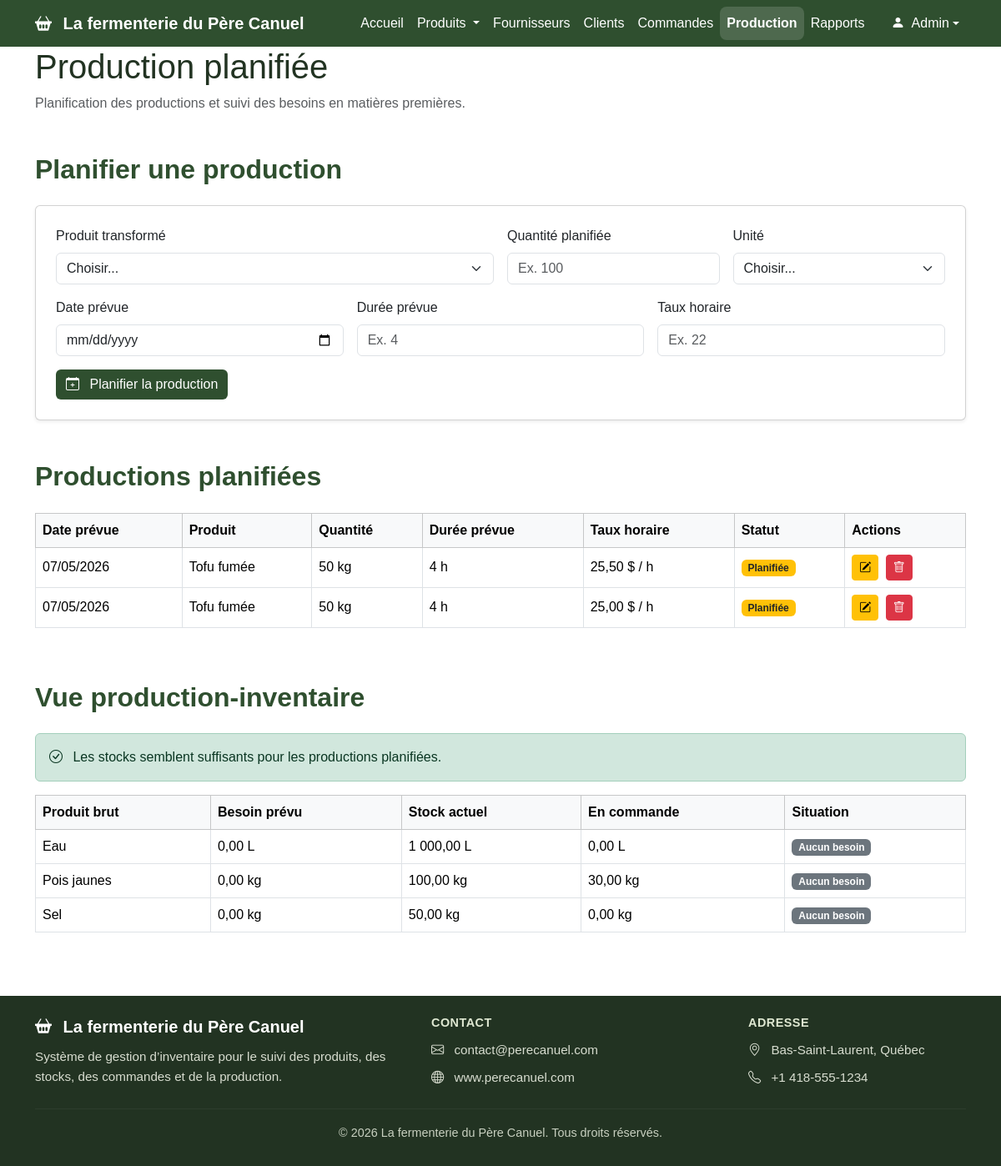
The app's page /production.php with its own data.
### tables this page shows
CREATE TABLE `productionplanifiee` (
  `id_production` int(11) NOT NULL,
  `id_produit_transforme` int(11) DEFAULT NULL,
  `quantite` int(11) DEFAULT NULL,
  `unite_mesure` varchar(50) DEFAULT NULL,
  `date_prevue` date DEFAULT NULL,
  `duree_prevue` float DEFAULT NULL,
  `duree_reelle` float DEFAULT NULL,
  `taux_horaire` float DEFAULT NULL
);

CREATE TABLE `produittransforme` (
  `id_produit_transforme` int(11) NOT NULL,
  `nom` varchar(100) DEFAULT NULL,
  `quantite_stock` float DEFAULT NULL,
  `unite_mesure` varchar(50) DEFAULT NULL,
  `prix_unitaire_moyen` float DEFAULT NULL,
  `commentaire` text DEFAULT NULL
);

CREATE TABLE `produitbrut` (
  `id_produit_brut` int(11) NOT NULL,
  `nom` varchar(100) DEFAULT NULL,
  `quantite_stock` int(11) DEFAULT NULL,
  `unite_mesure` varchar(50) DEFAULT NULL,
  `prix_unitaire_moyen` float DEFAULT NULL
);

### production.php (the view, shortened to what this page needs)
<?php
require_once "liaisonBD.php";
if (isset($pdo)) {
    $bd = $pdo;
} elseif (isset($connexion)) {
    $bd = $connexion;
} elseif (isset($conn)) {
    $bd = $conn;
} elseif (isset($bdd)) {
    $bd = $bdd;
} else {
    die("Erreur : connexion à la base de données introuvable.");
}
try {
    $sqlProductions = "SELECT pp.id_production,
                              pp.id_produit_transforme,
                              pp.quantite,
                              pp.unite_mesure,
                              pp.date_prevue,
                              pp.duree_prevue,
                              pp.taux_horaire,
                              pt.nom AS nom_produit
                       FROM productionplanifiee pp
                       INNER JOIN produittransforme pt
                           ON pp.id_produit_transforme = pt.id_produit_transforme
                       ORDER BY pp.date_prevue ASC, pp.id_production DESC";
    $requete = $bd->prepare($sqlProductions);
    $requete->execute();
    $productions = $requete->fetchAll(PDO::FETCH_ASSOC);
    $sqlInventaire = "SELECT pb.id_produit_brut,
                             pb.nom AS produit_brut,
                             pb.unite_mesure,
                             pb.quantite_stock,
                             IFNULL(SUM(r.quantite * pp.quantite), 0) AS besoin_prevu
                      FROM produitbrut pb
                      LEFT JOIN recette r
                          ON pb.id_produit_brut = r.id_produit_brut
                      LEFT JOIN productionplanifiee pp
                          ON r.id_produit_transforme = pp.id_produit_transforme
                          AND pp.date_prevue >= CURDATE()
                      GROUP BY pb.id_produit_brut, pb.nom, pb.unite_mesure, pb.quantite_stock
                      ORDER BY pb.nom";
    $requete = $bd->prepare($sqlInventaire);
    $requete->execute();
    $inventaire = $requete->fetchAll(PDO::FETCH_ASSOC);
    $sqlCommandes = "SELECT id_produit_brut, IFNULL(SUM(quantite), 0) AS quantite_commandee
                     FROM commandebrut
                     WHERE statut != 'reçu'
                     GROUP BY id_produit_brut";
    $requete = $bd->prepare($sqlCommandes);
    $requete->execute();
    $commandes = $requete->fetchAll(PDO::FETCH_ASSOC);
    $produitsEnCommande = [];
    foreach ($commandes as $commande) {
        $produitsEnCommande[$commande['id_produit_brut']] = $commande['quantite_commandee'];
    }
    $ilYAManque = false;
} catch (PDOException $e) {
    $messageErreur = "Erreur : " . $e->getMessage();
}
?>
<!DOCTYPE html>
<html lang="fr">
<head>
  <link href="https://cdn.jsdelivr.net/npm/bootstrap@5.3.3/dist/css/bootstrap.min.css" rel="stylesheet">
  <link href="https://cdn.jsdelivr.net/npm/bootstrap-icons@1.11.3/font/bootstrap-icons.css" rel="stylesheet">
  <link type="text/css" rel="stylesheet" href="styles/index.css"/>
</head>
<body>
  <nav class="navbar navbar-expand-lg navbar-dark">
    <div class="container">
      <a class="navbar-brand fw-bold" href="index.php">
        <i class="bi bi-basket2-fill me-2"></i>
        La fermenterie du Père Canuel
      </a>
      <div class="collapse navbar-collapse" id="navbarMenu">
        <ul class="navbar-nav ms-auto">
          <li class="nav-item">
            <a class="nav-link" href="index.php">Accueil</a>
          </li>
          <li class="nav-item dropdown">
            <a class="nav-link dropdown-toggle" href="#" id="produitsDropdown" role="button" data-bs-toggle="dropdown" aria-expanded="false">
              Produits
            </a>
          </li>
          <li class="nav-item"><a class="nav-link" href="fournisseurs.php">Fournisseurs</a></li>
          <li class="nav-item"><a class="nav-link" href="clients.php">Clients</a></li>
          <li class="nav-item"><a class="nav-link" href="commandes.php">Commandes</a></li>
          <li class="nav-item"><a class="nav-link active" href="production.php">Production</a></li>
          <li class="nav-item"><a class="nav-link" href="rapports.php">Rapports</a></li>
          <li class="nav-item dropdown ms-lg-3">
            <a class="nav-link dropdown-toggle d-flex align-items-center" href="#" id="userDropdown" role="button" data-bs-toggle="dropdown" aria-expanded="false">
              <span class="user-avatar me-2">
                <i class="bi bi-person-fill"></i>
              </span>
              Admin
            </a>
          </li>
        </ul>
      </div>
    </div>
  </nav>
  <header class="page-header">
    <div class="container">
      <h1>Production planifiée</h1>
      <p class="text-muted">Planification des productions et suivi des besoins en matières premières.</p>
    </div>
  </header>
  <main class="container my-5">
    <section class="mb-5">
      <h2 class="section-title mb-4">Planifier une production</h2>
      <div class="card shadow-sm p-4">
        <form method="post" action="">
          <div class="row g-3">
            <div class="col-md-6">
              <label for="produitProduction" class="form-label">Produit transformé</label>
              <select class="form-select" id="produitProduction" name="id_produit_transforme" required>
                <option value="">Choisir...</option>
              </select>
            </div>
            <div class="col-md-3">
              <label for="quantitePlanifiee" class="form-label">Quantité planifiée</label>
              <input type="number" class="form-control" id="quantitePlanifiee" name="quantite" placeholder="Ex. 100" required>
            </div>
            <div class="col-md-3">
              <label for="uniteProduction" class="form-label">Unité</label>
              <select class="form-select" id="uniteProduction" name="unite_mesure" required>
                <option value="">Choisir...</option>
              </select>
            </div>
            <div class="col-md-4">
              <label for="dateProduction" class="form-label">Date prévue</label>
              <input type="date" class="form-control" id="dateProduction" name="date_prevue" required>
            </div>
            <div class="col-md-4">
              <label for="dureePrevue" class="form-label">Durée prévue</label>
              <input type="number" step="0.5" class="form-control" id="dureePrevue" name="duree_prevue" placeholder="Ex. 4" required>
            </div>
            <div class="col-md-4">
              <label for="tauxHoraire" class="form-label">Taux horaire</label>
              <input type="number" step="0.01" class="form-control" id="tauxHoraire" name="taux_horaire" placeholder="Ex. 22" required>
            </div>
            <div class="col-12">
              <button type="submit" name="ajouter" class="btn btn-principal">
                <i class="bi bi-calendar-plus me-2"></i>
                Planifier la production
              </button>
            </div>
          </div>
        </form>
      </div>
    </section>
    <section class="mb-5">
      <h2 class="section-title mb-4">Productions planifiées</h2>
      <div class="table-responsive">
        <table class="table table-bordered align-middle">
          <thead class="table-light">
            <tr>
              <th>Date prévue</th>
              <th>Produit</th>
              <th>Quantité</th>
              <th>Durée prévue</th>
              <th>Taux horaire</th>
              <th>Statut</th>
              <th>Actions</th>
            </tr>
          </thead>
          <tbody>
            <?php foreach ($productions as $production) { ?>
              <?php
                $statut = "Planifiée";
                $classeBadge = "bg-warning text-dark";
              ?>
              <tr>
                <td><?php echo date('d/m/Y', strtotime($production['date_prevue'])); ?></td>
                <td><?php echo htmlspecialchars($production['nom_produit']); ?></td>
                <td><?php echo htmlspecialchars($production['quantite']); ?> <?php echo htmlspecialchars($production['unite_mesure']); ?></td>
                <td><?php echo htmlspecialchars($production['duree_prevue']); ?> h</td>
                <td><?php echo number_format($production['taux_horaire'], 2, ',', ' '); ?> $ / h</td>
                <td><span class="badge <?php echo $classeBadge; ?>"><?php echo $statut; ?></span></td>
                <td>
                  <button class="btn btn-sm btn-warning me-1" data-bs-toggle="modal" data-bs-target="#modifierModal<?php echo $production['id_production']; ?>">
                    <i class="bi bi-pencil-square"></i>
                  </button>
                  <form method="post" action="" class="d-inline" onsubmit="return confirm('Voulez-vous vraiment supprimer cette production ?');">
                    <button type="submit" name="supprimer" class="btn btn-sm btn-danger">
                      <i class="bi bi-trash"></i>
                    </button>
                  </form>
                </td>
              </tr>
            <?php } ?>
          </tbody>
        </table>
      </div>
    </section>
    <section>
      <h2 class="section-title mb-4">Vue production-inventaire</h2>
      <?php if ($ilYAManque) { ?>
        <div class="alert alert-warning">
          <i class="bi bi-exclamation-triangle me-2"></i>
          Certains produits bruts peuvent être insuffisants pour les productions planifiées.
        </div>
      <?php } else { ?>
        <div class="alert alert-success">
          <i class="bi bi-check-circle me-2"></i>
          Les stocks semblent suffisants pour les productions planifiées.
        </div>
      <?php } ?>
      <div class="table-responsive">
        <table class="table table-bordered align-middle">
          <thead class="table-light">
            <tr>
              <th>Produit brut</th>
              <th>Besoin prévu</th>
              <th>Stock actuel</th>
              <th>En commande</th>
              <th>Situation</th>
            </tr>
          </thead>
          <tbody>
            <?php foreach ($inventaire as $ligne) { ?>
              <?php
                $idBrut = $ligne['id_produit_brut'];
                $besoin = $ligne['besoin_prevu'];
                $stock = $ligne['quantite_stock'];
                $enCommande = $produitsEnCommande[$idBrut] ?? 0;
                if ($besoin == 0) {
                    $situation = "Aucun besoin";
                    $badge = "bg-secondary";
                } elseif ($stock >= $besoin) {
                    $situation = "Suffisant";
                    $badge = "bg-success";
                } elseif (($stock + $enCommande) >= $besoin) {
                    $situation = "Suffisant avec commande";
                    $badge = "bg-warning text-dark";
                } else {
                    $situation = "Manquant";
                    $badge = "bg-danger";
                }
              ?>
              <tr>
                <td><?php echo htmlspecialchars($ligne['produit_brut']); ?></td>
                <td><?php echo number_format($besoin, 2, ',', ' '); ?> <?php echo htmlspecialchars($ligne['unite_mesure']); ?></td>
                <td><?php echo number_format($stock, 2, ',', ' '); ?> <?php echo htmlspecialchars($ligne['unite_mesure']); ?></td>
                <td><?php echo number_format($enCommande, 2, ',', ' '); ?> <?php echo htmlspecialchars($ligne['unite_mesure']); ?></td>
                <td><span class="badge <?php echo $badge; ?>"><?php echo $situation; ?></span></td>
              </tr>
            <?php } ?>
          </tbody>
        </table>
      </div>
    </section>
  </main>
  <footer class="footer-pro">
    <div class="container py-4">
      <div class="row gy-4 align-items-center">
        <div class="col-lg-5 col-md-12">
          <h5 class="footer-title">
            <i class="bi bi-basket2-fill me-2"></i>
            La fermenterie du Père Canuel
          </h5>
          <p class="footer-text mb-0">
            Système de gestion d’inventaire pour le suivi des produits,
            des stocks, des commandes et de la production.
          </p>
        </div>
        <div class="col-lg-4 col-md-12">
          <h6 class="footer-subtitle">Contact</h6>
          <p class="footer-text mb-2">
            <i class="bi bi-envelope me-2"></i>
            contact@perecanuel.com
          </p>
          <p class="footer-text mb-0">
            <i class="bi bi-globe me-2"></i>
            www.perecanuel.com
          </p>
        </div>
        <div class="col-lg-3 col-md-12">
          <h6 class="footer-subtitle">Adresse</h6>
          <p class="footer-text mb-2">
            <i class="bi bi-geo-alt me-2"></i>
            Bas-Saint-Laurent, Québec
          </p>
          <p class="footer-text mb-0">
            <i class="bi bi-telephone me-2"></i>
            +1 418-555-1234
          </p>
        </div>
      </div>
      <hr class="footer-line">
      <div class="text-center">
        <p class="footer-bottom mb-1">
          © 2026 La fermenterie du Père Canuel. Tous droits réservés.
        </p>
      </div>
    </div>
  </footer>
</body>
</html>

### styles/index.css (style rules this page uses)
body { font-family: Arial, Helvetica, sans-serif; background-color: #ffffff; color: #223322; }
.navbar { background-color: #2f4f2f; }
.navbar-brand, .nav-link { color: white; font-weight: 500; }
.navbar .nav-link.active { color: #ffffff; font-weight: 700; background-color: rgba(255, 255, 255, 0.15); border-radius: 8px; }
.btn-principal { background-color: #2f4f2f; color: white; border: none; }
.section-title { color: #2f4f2f; font-weight: 700; }
.footer-pro { background-color: #223322; color: #ffffff; margin-top: 60px; }
.footer-title { font-weight: 700; color: #ffffff; margin-bottom: 12px; }
.footer-subtitle { font-weight: 700; color: #dfe8d2; margin-bottom: 12px; text-transform: uppercase; font-size: 0.9rem; letter-spacing: 0.5px; }
.footer-text { color: #d8ddd0; font-size: 0.95rem; line-height: 1.6; }
.footer-line { border-color: rgba(255, 255, 255, 0.2); margin: 25px 0 18px; }
.footer-bottom { color: #c8d0c0; font-size: 0.9rem; }

### records on screen
productionplanifiee: date_prevue "07/05/2026", id_produit_transforme.nom "Tofu fumée", quantite "50", unite_mesure "kg", duree_prevue "4", taux_horaire "25,50", statut "Planifiée"
productionplanifiee: date_prevue "07/05/2026", id_produit_transforme.nom "Tofu fumée", quantite "50", unite_mesure "kg", duree_prevue "4", taux_horaire "25,00", statut "Planifiée"
produitbrut: nom "Eau", besoin "0,00", unite_mesure "L", quantite_stock "1 000,00", id_produit_brut "0,00", situation "Aucun besoin"
produitbrut: nom "Pois jaunes", besoin "0,00", unite_mesure "kg", quantite_stock "100,00", id_produit_brut "30,00", situation "Aucun besoin"
produitbrut: nom "Sel", besoin "0,00", unite_mesure "kg", quantite_stock "50,00", id_produit_brut "0,00", situation "Aucun besoin"
